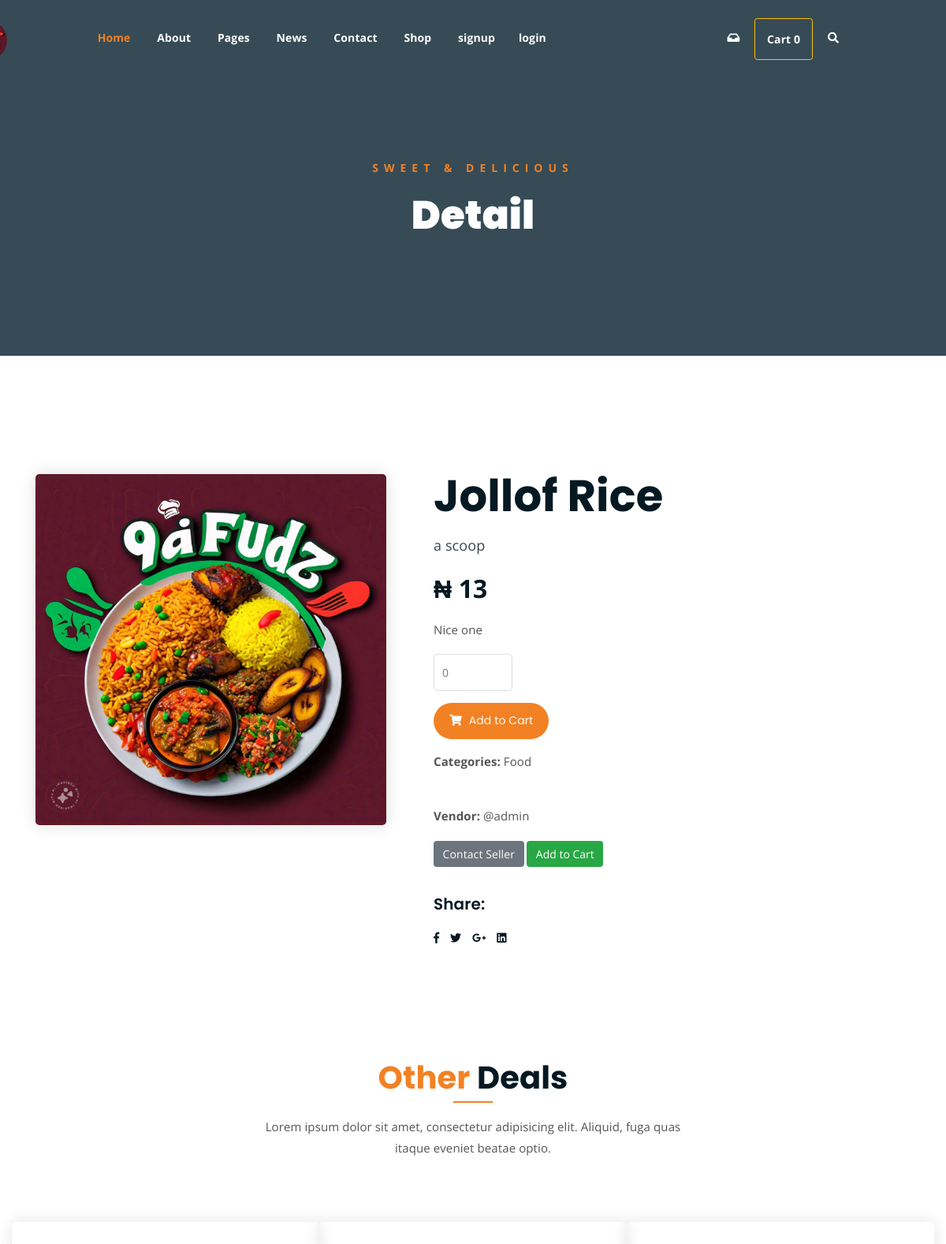
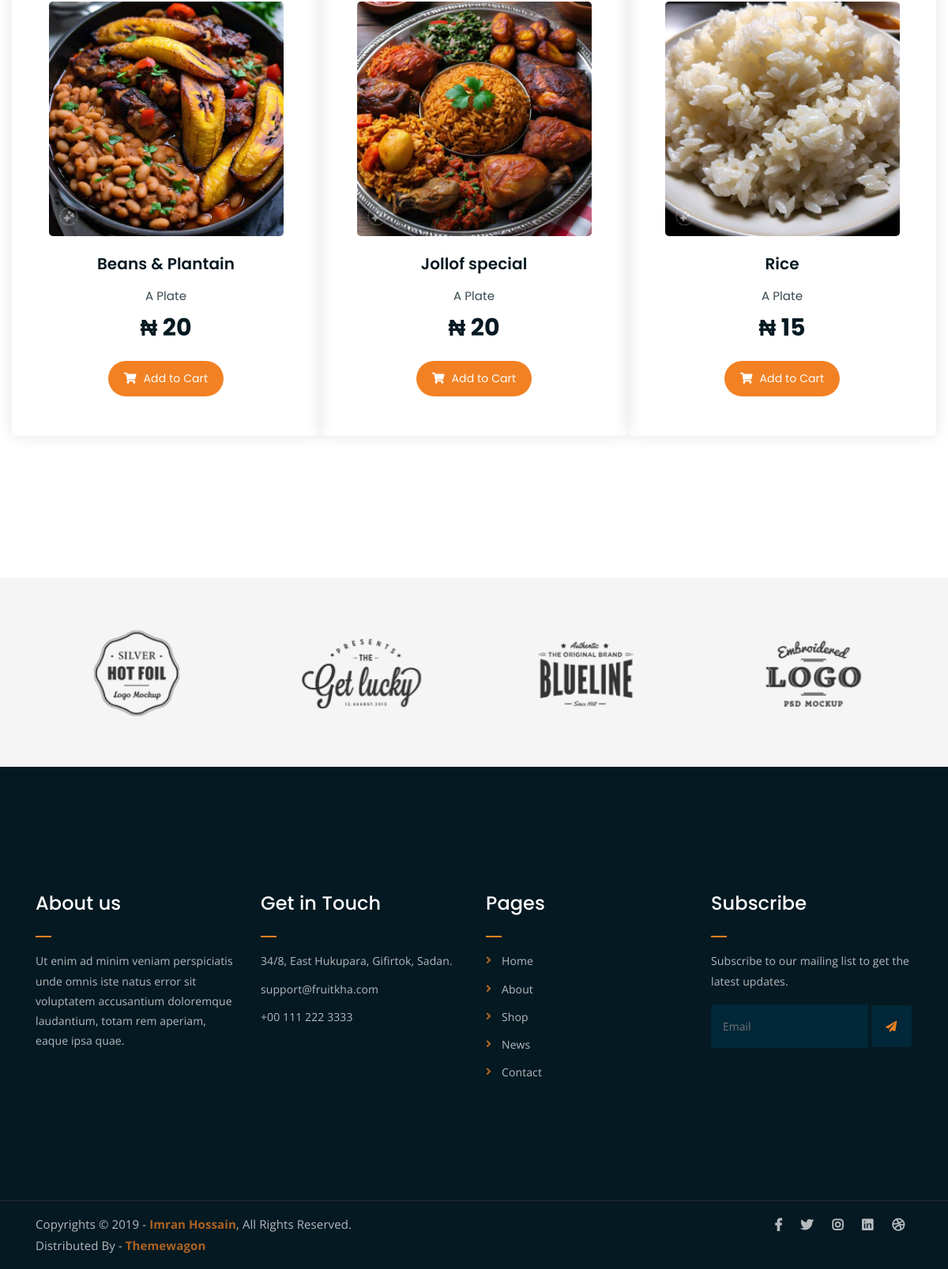
Page /detail/1/ on the committed database (2 pictures, top to bottom).
### core/models.py (models this page shows, shortened)
class Product(models.Model):
    category = models.ForeignKey(Category, related_name="products", on_delete=models.CASCADE)
    name = models.CharField(max_length=50)
    price = models.IntegerField()
    description = models.TextField()
    is_sold = models.BooleanField(default=False)
    stock = models.IntegerField()
    created_by = models.ForeignKey(User, related_name="products", on_delete=models.CASCADE)
    created_at = models.DateTimeField(auto_now_add=True)
    modified_at = models.DateTimeField(auto_now=True)
    image = models.ImageField(upload_to="images")

class Category(models.Model):
    name = models.CharField(max_length=255)
    class Meta:
        verbose_name_plural = "Categories"
        ordering = ["-name"]
    def __str__(self):
        return self.name

### core/views.py (the view)
# urls.py: path("detail/<int:pk>/", views.detail, name="detail")
def detail(request, pk):
    product = get_object_or_404(Product, pk=pk)
    related_products = Product.objects.filter(category=product.category).exclude(pk=pk)
    context = {
        "product": product,
        "related_products": related_products,
    }
    return render(request, "core/detail.html", context)

### cart/cart.py (called while the page is built)
    def __len__(self):
        return sum(item['qty'] for item in self.cart.values())

### cart/context_processors.py (called while the page is built)
def cart(request):
    return {'cart': Cart(request)}

### templates/core/detail.html
{% extends "partials/base.html" %}
{% load static %}
{% block content %}
	<div class="breadcrumb-section breadcrumb-bg">
		<div class="container">
			<div class="row">
				<div class="col-lg-8 offset-lg-2 text-center">
					<div class="breadcrumb-text">
						<p>Sweet & Delicious</p>
						<h1>Detail</h1>
					</div>
				</div>
			</div>
		</div>
	</div>
<div class="single-product mt-150 mb-150">
		<div class="container">
			<div class="row">
				<div class="col-md-5">
					<div class="single-product-img">
						<img src="{{product.image.url}}" alt="">
					</div>
				</div>
				<div class="col-md-7">
					<div class="single-product-content">
						<h1>{{product.name}}</h1>
						<p class="single-product-pricing"><span>a scoop</span> ₦ {{product.price}}</p>
						<p>{{product.description}}</p>
						<div class="single-product-form">
							<form action="index.html">
								<input type="number" placeholder="0">
							</form>
                             {% if request.user == product.created_by %}
                                 <a href="{% url 'core:update-product' product.id %}" type="button" class="btn btn-md btn-outline-success">Edit</a>
                                 <a href="{% url 'core:delete' product.id %}" type="button" class="btn btn-md btn-outline-danger">Delete</a>
                             {% else %}
							<a href="{% url 'core:detail' product.id %}" class="cart-btn"><i class="fas fa-shopping-cart"></i> Add to Cart</a>
							<p><strong>Categories: </strong>{{product.category}}</p>
                            <br>
                            <p><strong>Vendor: </strong>@{{product.created_by.username}}</p>
                             <a href="{% url 'conversation:new' product.id %}" class="btn btn-secondary">Contact Seller</a>
                             <button type="button" value="{{ product.id }}" class="btn btn-success" id="add-button">Add to Cart</button>
                             {% endif %}
						</div>
						<h4>Share:</h4>
						<ul class="product-share">
							<li><a href=""><i class="fab fa-facebook-f"></i></a></li>
							<li><a href=""><i class="fab fa-twitter"></i></a></li>
							<li><a href=""><i class="fab fa-google-plus-g"></i></a></li>
							<li><a href=""><i class="fab fa-linkedin"></i></a></li>
						</ul>
					</div>
				</div>
			</div>
		</div>
	</div>
	<div class="more-products mb-150">
		<div class="container">
			<div class="row">
				<div class="col-lg-8 offset-lg-2 text-center">
					<div class="section-title">
						<h3><span class="orange-text">Other </span> Deals </h3>
						<p>Lorem ipsum dolor sit amet, consectetur adipisicing elit. Aliquid, fuga quas itaque eveniet beatae optio.</p>
					</div>
				</div>
			</div>
			<div class="row">
				<div class="row row-cols-1 row-cols-sm-2 row-cols-md-3 g-3 text-center">
                          {% if related_products %}
                    {% for product in related_products %}
					<div class="single-product-item">
						<div class="product-image">
							<a href="single-product.html"><img src="{{product.image.url}}" alt=""></a>
						</div>
						<h3>{{product.name}}</h3>
						<p class="product-price"><span>A Plate</span> ₦ {{product.price}} </p>
                        {% if request.user == product.created_by %}
                                 <a href="{% url 'core:detail' product.id %}" type="button" class="btn btn-sm btn-outline-secondary">View</a>
                                <a href="" type="button" class="btn btn-sm btn-outline-success">Edit</a>
                                 <a href="products delete' with pk" type="button" class="btn btn-sm btn-outline-danger">Delete</a>
                                {% else %}
						    <a href="cart.html" class="cart-btn"><i class="fas fa-shopping-cart"></i> Add to Cart</a>
                        {% endif %}
					</div>
     {% endfor %}
{% else %}
    <p>There are no related items for {{ product.category.name }} category</p>
{% endif %}
				</div>
			</div>
		</div>
	</div>
{% endblock content %}

### templates/partials/base.html (shortened to what this page needs)
{% load static %}
<!DOCTYPE html>
<html lang="en">
<head>
	<link rel="stylesheet" href="{% static 'assets/css/all.min.css' %}">
	<link rel="stylesheet" href="{% static 'assets/bootstrap/css/bootstrap.min.css' %}">
	<link rel="stylesheet" href="{% static 'assets/css/owl.carousel.css' %}">
	<link rel="stylesheet" href="{% static 'assets/css/magnific-popup.css' %}">
	<link rel="stylesheet" href="{% static 'assets/css/animate.css' %}">
	<link rel="stylesheet" href="{% static 'assets/css/meanmenu.min.css' %}">
	<link rel="stylesheet" href="{% static 'assets/css/main.css' %}">
	<link rel="stylesheet" href="{% static 'assets/css/responsive.css' %}">
</head>
<body>
	<div class="top-header-area" id="sticker">
		<div class="container">
			<div class="row">
				<div class="col-lg-12 col-sm-12 text-center">
					<div class="main-menu-wrap">
						<nav class="main-menu">
							<ul>
							<div class="site-logo">
							<a href="home.html">
								<img style="border-radius: 50px" src="{% static 'assets/img/logo.png' %}" alt="">
							</a>
							</div>
								<li class="current-list-item"><a href="/">Home</a>
								</li>
								<li><a href="{% url 'core:about' %}">About</a></li>
								<li><a href="#">Pages</a>
								</li>
								<li><a href="news.html">News</a>
								</li>
								<li><a href="{% url 'core:contact' %}">Contact</a></li>
								<li><a href="{% url 'core:shop' %}">Shop</a>
								</li>
								{% if request.user.is_authenticated %}
								<li><a href="{% url 'core:logout' %}">logout</a>
								{% else %}
								<li><a href="{% url 'core:signup' %}">signup</a>
								<li><a href="{% url 'core:login' %}">login</a>
										{% endif %}
								</li>
								<li>
									<div class="header-icons">
										<a class="shopping-cart" href="{% url 'conversation:inbox' %}"><i class="fa fa-inbox"></i></a>
										 <a href="{% url 'cart:cart-summary' %}" class="btn btn-outline-warning">
													  Cart
													  <span id="cart-qty" class="text-white">
														{% with qty_amount=cart|length %}
														  {% if qty_amount > 0 %}
															{{ qty_amount }}
														  {% else %}
															0
														  {% endif %}
														{% endwith %}
													  </span>
													</a>
										<a class="mobile-hide search-bar-icon" href="#"><i class="fas fa-search"></i></a>
									</div>
								</li>
							</ul>
						</nav>
					</div>
				</div>
			</div>
		</div>
	</div>
{% block content %} {% endblock content %}
<div class="logo-carousel-section">
  <div class="container">
    <div class="row">
      <div class="col-lg-12">
        <div class="logo-carousel-inner" style="display: flex; flex-wrap: wrap; justify-content: center;">
          <div class="single-logo-item" style="margin: 10px; flex: 0 0 150px;">
            <img src="{% static 'assets/img/company-logos/1.png' %}" alt="" style="width: 100%;">
          </div>
          <div class="single-logo-item" style="margin: 10px; flex: 0 0 150px;">
            <img src="{% static 'assets/img/company-logos/2.png' %}" alt="" style="width: 100%;">
          </div>
          <div class="single-logo-item" style="margin: 10px; flex: 0 0 150px;">
            <img src="{% static 'assets/img/company-logos/3.png' %}" alt="" style="width: 100%;">
          </div>
          <div class="single-logo-item" style="margin: 10px; flex: 0 0 150px;">
            <img src="{% static 'assets/img/company-logos/4.png' %}" alt="" style="width: 100%;">
          </div>
        </div>
      </div>
    </div>
  </div>
</div>
	<div class="footer-area">
		<div class="container">
			<div class="row">
				<div class="col-lg-3 col-md-6">
					<div class="footer-box about-widget">
						<h2 class="widget-title">About us</h2>
						<p>Ut enim ad minim veniam perspiciatis unde omnis iste natus error sit voluptatem accusantium doloremque laudantium, totam rem aperiam, eaque ipsa quae.</p>
					</div>
				</div>
				<div class="col-lg-3 col-md-6">
					<div class="footer-box get-in-touch">
						<h2 class="widget-title">Get in Touch</h2>
						<ul>
							<li>34/8, East Hukupara, Gifirtok, Sadan.</li>
							<li>support@fruitkha.com</li>
							<li>+00 111 222 3333</li>
						</ul>
					</div>
				</div>
				<div class="col-lg-3 col-md-6">
					<div class="footer-box pages">
						<h2 class="widget-title">Pages</h2>
						<ul>
							<li><a href="index.html">Home</a></li>
							<li><a href="about.html">About</a></li>
							<li><a href="services.html">Shop</a></li>
							<li><a href="news.html">News</a></li>
							<li><a href="contact.html">Contact</a></li>
						</ul>
					</div>
				</div>
				<div class="col-lg-3 col-md-6">
					<div class="footer-box subscribe">
						<h2 class="widget-title">Subscribe</h2>
						<p>Subscribe to our mailing list to get the latest updates.</p>
						<form action="index.html">
							<input type="email" placeholder="Email">
							<button type="submit"><i class="fas fa-paper-plane"></i></button>
						</form>
					</div>
				</div>
			</div>
		</div>
	</div>
	<div class="copyright">
		<div class="container">
			<div class="row">
				<div class="col-lg-6 col-md-12">
					<p>Copyrights &copy; 2019 - <a href="https://imransdesign.com/">Imran Hossain</a>,  All Rights Reserved.<br>
						Distributed By - <a href="https://themewagon.com/">Themewagon</a>
					</p>
				</div>
				<div class="col-lg-6 text-right col-md-12">
					<div class="social-icons">
						<ul>
							<li><a href="#" target="_blank"><i class="fab fa-facebook-f"></i></a></li>
							<li><a href="#" target="_blank"><i class="fab fa-twitter"></i></a></li>
							<li><a href="#" target="_blank"><i class="fab fa-instagram"></i></a></li>
							<li><a href="#" target="_blank"><i class="fab fa-linkedin"></i></a></li>
							<li><a href="#" target="_blank"><i class="fab fa-dribbble"></i></a></li>
						</ul>
					</div>
				</div>
			</div>
		</div>
	</div>
</body>
</html>

### rows in the picture
Product: image (picture), name "Jollof Rice", price "13", description "Nice one", category "Food", created_by.username "admin"
Product: image (picture), name "Beans & Plantain", price "20", shows "Add to Cart"
Product: image (picture), name "Jollof special", price "20", shows "Add to Cart"
Product: image (picture), name "Rice", price "15", shows "Add to Cart"
